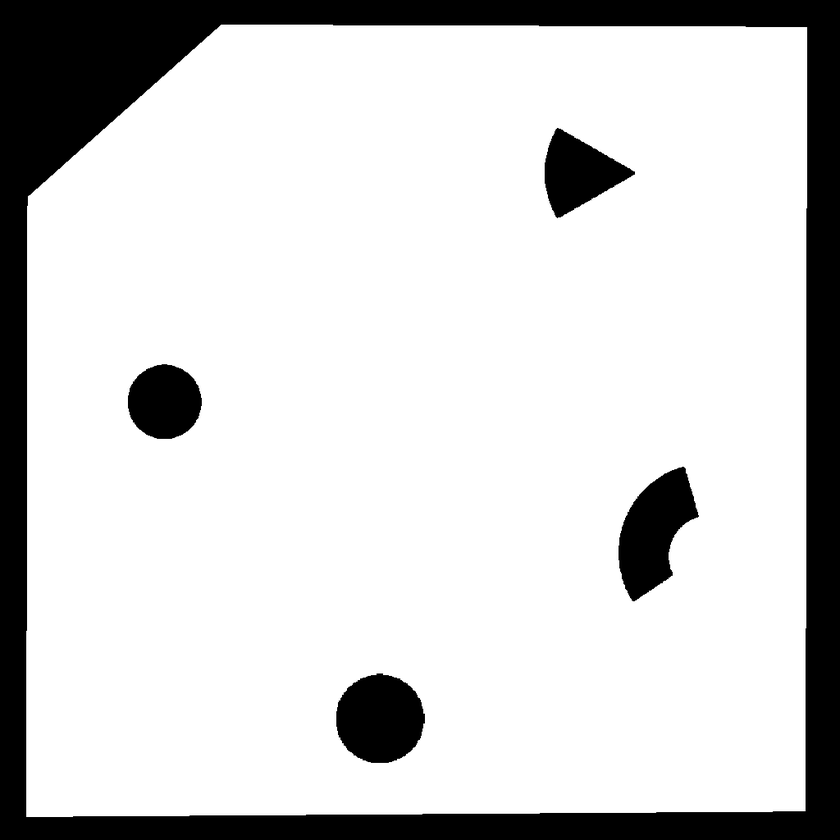
#> input picture Arena/arena1.png, 840 x 840 px, shrunk from 1024 x 1024 before the run, found by its file name
$ jupyter execute --allow-errors motion.ipynb
#> lines starting #> are read from the running program, lines starting #| are printed output that depends on the picture; after the words box and inside, x2 and y2 are one past the last pixel; in counts of white or black regions, pixels touching at a corner belong together
### Arena/Interval.py
#!/usr/bin/env python3
import numpy as np
from sympy.geometry import Point,Circle,Segment,intersection
import matplotlib.pyplot as plt
from matplotlib.patches import Arc as Arc_patch
from matplotlib import collections  as mc

class Arc:
    def __init__(self,r,theta1,theta2,origin = (0,0)):
        x,y = origin
        self.x = x
        self.y = y
        self.r = r
        self.theta1 = theta1
        self.theta2 = theta2
        self.endpoints = [Point(self.x+r*np.cos(theta1),self.y+r*np.sin(theta1)),Point(self.x+r*np.cos(theta2),self.y+r*np.sin(theta2))]
        self.circle = Circle(Point(x,y),r)

    def encloses(self,point):
        xp,yp = float(point.x)-self.x,float(point.y)-self.y
        theta = np.arctan2(yp,xp) if yp>=0 else 2*np.pi + np.arctan2(yp,xp)
        if (theta>=self.theta1 and theta<=self.theta2) or \
           (theta>=self.theta2 and theta<=self.theta1):
            return True
        else:
            return False

    def draw(self,ax,color):
        ax.add_patch(Arc_patch((self.x, self.y), 2*self.r,2*self.r, theta1=np.rad2deg(self.theta1), theta2=np.rad2deg(self.theta2), linewidth=1, color=color))

# [73 lines left out: functions arc_circle, arc_arc, line_arc, line_line, not called in this run]

class Interval:
    def __init__(self,r1,r2,theta1,theta2,origin=(0,0)):

        if r1>r2:
            r1,r2 = r2,r1

        if theta1>theta2:
            theta1,theta2 = theta2,theta1

        not_zero = lambda x: x if x != 0.0 else 1e-6
        r1,r2,theta1,theta2 =  list(map(not_zero,[r1,r2,theta1,theta2]))

        self.r1 = r1
        self.r2 = r2
        self.theta1 = theta1
        self.theta2 = theta2
        x,y = origin
        self.origin = origin
        self.x = x
        self.y = y
        self.gamma1 = Arc(r1,theta1,theta2,origin=origin)
        self.gamma2 = Arc(r2,theta1,theta2,origin=origin)
        self.l1 = Segment((x+r1*np.cos(theta1),y+r1*np.sin(theta1)),(x+r2*np.cos(theta1),y+r2*np.sin(theta1)))
        self.l2 = Segment((x+r1*np.cos(theta2),y+r1*np.sin(theta2)),(x+r2*np.cos(theta2),y+r2*np.sin(theta2)))
        self.l = [self.l1,self.l2]
        self.gamma = [self.gamma1,self.gamma2]

    def __contains__(self,point):
        r = np.linalg.norm(np.array((float(point[0]),float(point[1])))-np.array(self.origin))
        return (r<=self.r2 and r>=self.r1) and self.gamma1.encloses(point)

    def __repr__(self):
        return f"Interval({self.r1},{self.r2},{self.theta1},{self.theta2},{self.origin})"

    def draw(self,ax,color):
        try:
            l11, l12 = tuple(self.l1.points[0]),tuple(self.l1.points[1])
            l21, l22 = tuple(self.l2.points[0]),tuple(self.l2.points[1])
            lc = mc.LineCollection([[l11,l12],[l21,l22]], colors = color, linewidths=1)
            self.gamma1.draw(ax,color)
            self.gamma2.draw(ax,color)
            ax.add_collection(lc)

        except AttributeError:
            self.gamma1.draw(ax,color)
            self.gamma2.draw(ax,color)


    # [57 lines left out: functions bisect, inclusion_test, interval_analysis, not called in this run]

### motion.ipynb
[cell 1]
from Interval import *
import cv2
import json

[cell 2]
with open('obstacles.json') as f:
#> (reads Arena/obstacles.json from the repository)
    data = json.load(f)
obstacles = []
for obstacle in data['obstacles']:
    params,center = obstacle['params'],obstacle['center']
    obstacles.append(Interval(*params,center))

[cell 3]
class Robot(Interval):
    radius = 30
    bot_color = 'b'
    color = 'blue'
    Δt = 1
    obstacles = None

    def __init__(self,x_bot,y_bot,yaw,vi,vj,wi,wj):

        self.x_bot = x_bot
        self.y_bot = y_bot
        self.yaw = yaw
        self.vi = vi
        self.vj = vj
        self.wi = wi
        self.wj = wj
        self.theta1 = yaw
        self.theta2 = yaw + (wi - wj)*self.Δt
        self.origin = (x_bot+self.radius*(np.cos(self.theta1)+np.cos(self.theta2))/(1e-6 + np.sin(self.theta1-self.theta2)),
                       y_bot+self.radius*(np.sin(self.theta1)+np.sin(self.theta2))/(1e-6 + np.sin(self.theta1-self.theta2)))
        self.r1 = 0
        self.r2 = (vi-vj)*self.Δt
        n = self.radius/np.sin(1e-6+(self.theta2-self.theta1)/2)
        self.nu1 = n - self.radius
        self.nu2 = n + self.radius + self.r2
        super(Robot,self).__init__(self.nu1,self.nu2,self.theta1,self.theta2,self.origin)

    def collision_detection(self):
        Js = []
        for obstacle in self.obstacles:
            #### maybe multiprocessing here
            J = self.interval_analysis(obstacle)
            Js.append(J)
            pass
            return J


    def __iter__(self):
        return self

    def __next__(self):
        pose = [self.x_bot,self.y_bot,self.yaw]
        x_bot_new = self.x_bot + (self.vi-self.vj)*np.cos(self.yaw)*self.Δt
        y_bot_new = self.y_bot + (self.vi-self.vj)*np.sin(self.yaw)*self.Δt
        yaw_new = self.yaw + (self.wi-self.wj)*self.Δt
        collision,J = collision_detection(self)
        if not collision:
            self.x_bot = x_bot_new
            self.y_bot = y_bot_new
            self.yaw = yaw_new

        else:
            pass
            #cook something that creates new v,w which do not crash into the obstacles

        return Robot(*pose,self.vi,self.vj,self.wi,self.wj)


    def plot(self,ax):
        bot_circle = plt.Circle( (self.x_bot, self.y_bot),self.radius,color=self.bot_color)
        arrow = ax.arrow(self.x_bot,self.y_bot,self.radius*np.cos(self.yaw),self.radius*np.sin(self.yaw))
        patch = ax.add_patch(bot_circle)
        return [bot_circle,arrow]

    def plot_interval(self,ax):
        return super(Robot,self).draw(ax,self.color)

    @classmethod
    def set_environment(cls,obstacles):
        cls.obstacles = obstacles

[cell 4]
arena = cv2.imread("arena1.png")
#> arena is the input picture: shape (840, 840, 3); min 0, max 255, mean 208.5
arena = (1-cv2.cvtColor(arena,cv2.COLOR_RGB2GRAY)/255).astype('int')
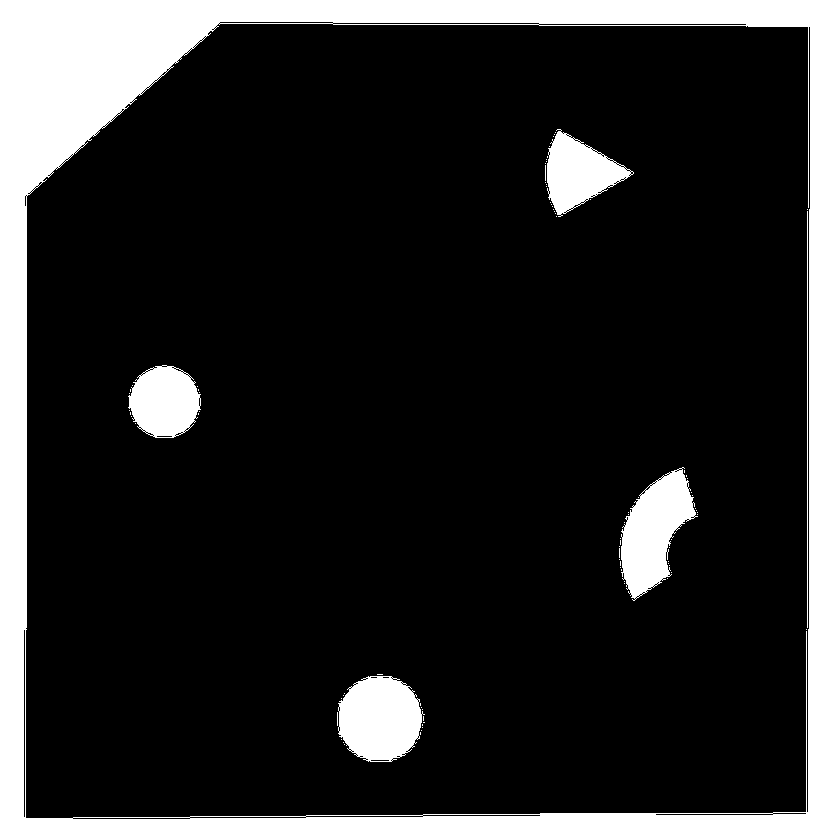
#> arena: shape (840, 840) int64; values 0 (black) and 1 (white), 17.5% white; 87 white regions (81 under 20 px), largest, box (x1, y1, x2, y2) and area: (0, 0, 840, 840) 103435, (338, 676, 425, 762) 5691, (621, 467, 698, 601) 5613, (547, 129, 634, 217) 3989, (128, 365, 201, 438) 3962, (807, 211, 808, 628) 417
fig,ax = plt.subplots(figsize=(5,5))
ax.imshow(arena,cmap = plt.cm.gray_r)

[cell 5]
robot = Robot(500,500,0,100,0,0.5235,0)
fig,ax = plt.subplots(figsize=(8,8))
ax.imshow(arena,cmap = plt.cm.gray_r,origin = 'lower')
i = 0
#> (the rest of this cell did not finish here and is left out)

[cell 6]
fig,ax = plt.subplots(figsize=(8,8))
I1 = Interval(2,3,0,0.78,(1,1))
if Point(3.99,1.1) in I1:
    print("true")
else:
    print('bleh')
I1.draw(ax,'red')
plt.axis('equal')
plt.grid()
plt.show()
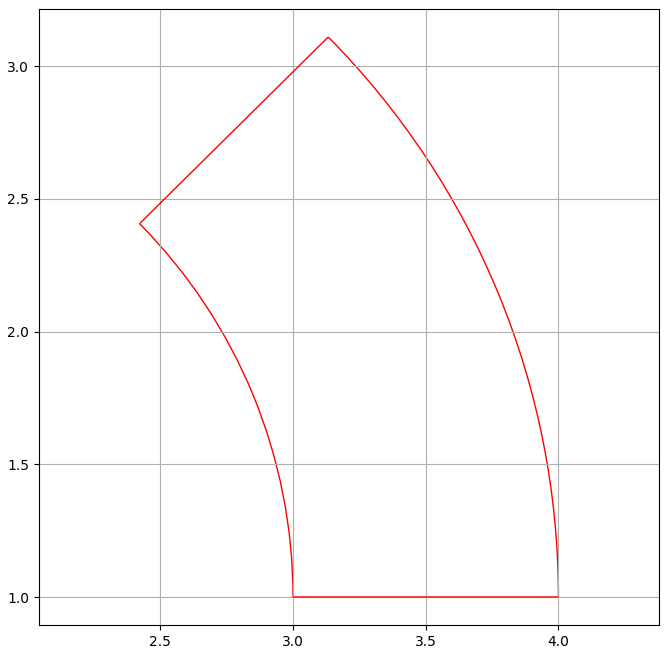
#> figure drawn by matplotlib, 1 panel
